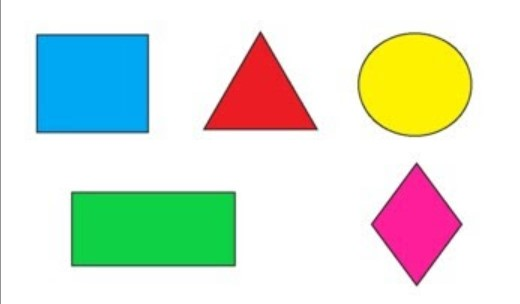
%> input picture p0/FiguresImage.jpg, 520 x 304 px
$ octave PO_2GrayScaleJEVG.m   (GNU Octave 9; MATLAB toolbox functions it lacks are replaced by stand-ins)
%> lines starting %> are read from the running program, lines starting %| are printed output that depends on the picture; in (x1, y1, x2, y2) boxes, pixels count from 0 and x2, y2 are one past the last pixel; in counts of white or black regions, pixels touching at a corner belong together; the program's own positions count from 1
clc, clear, close all
Img_rgb=imread("FiguresImage.jpg");
%> Img_rgb is the input picture: size 304x520x3 uint8; mean R, G, B 215, 225.6, 211.2
Img_gray=rgb2gray(Img_rgb);
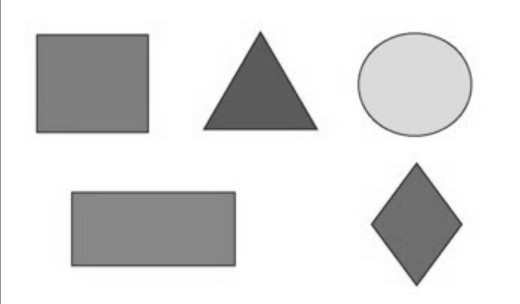
%> Img_gray: size 304x520 uint8; min 44, max 255, mean 220.8
figure
subplot(1,2,1)
imshow(Img_rgb)
subplot(1,2,2)
imshow(Img_gray)
[n,m]=size(Img_gray);
%> n = 304; m = 520
Img_gray_copy(300:400,300:400)=0;
%figure
%imshow(Img_gray_copy)

figure
Histo=histogram(Img_gray);
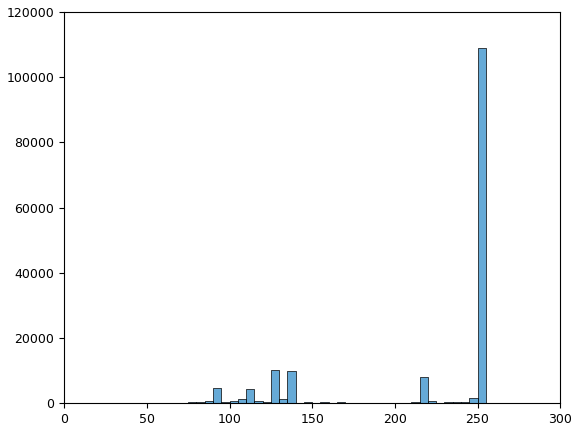
%> figure redrawn from the program's plot data; tallest bar 108879 high, from x = 250 to 255

for i=1:n
    for j=1:m
        if Img_gray(i,j)>=180 %&& Img_gray(i,j)<20
           Img_gray_copy(i,j)=0;
        else
        Img_gray_copy(i,j)=255;
        end
    end
end
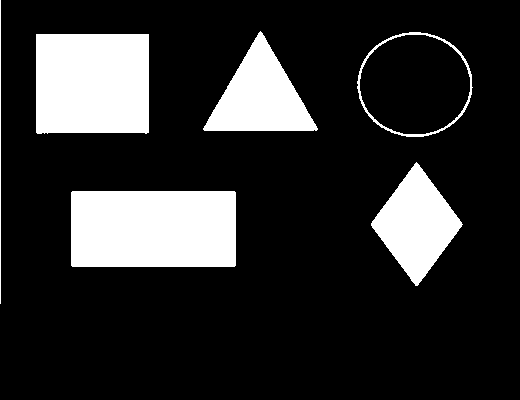
%> Img_gray_copy: size 400x520 double; 17.6% white; 6 white regions, box (x1, y1, x2, y2) and area: (71, 191, 236, 267) 12536, (36, 34, 149, 134) 11196, (203, 31, 318, 131) 5950, (371, 162, 463, 286) 5852, (357, 32, 473, 137) 874, (0, 0, 1, 304) 304

figure
imshow(Img_gray_copy)
